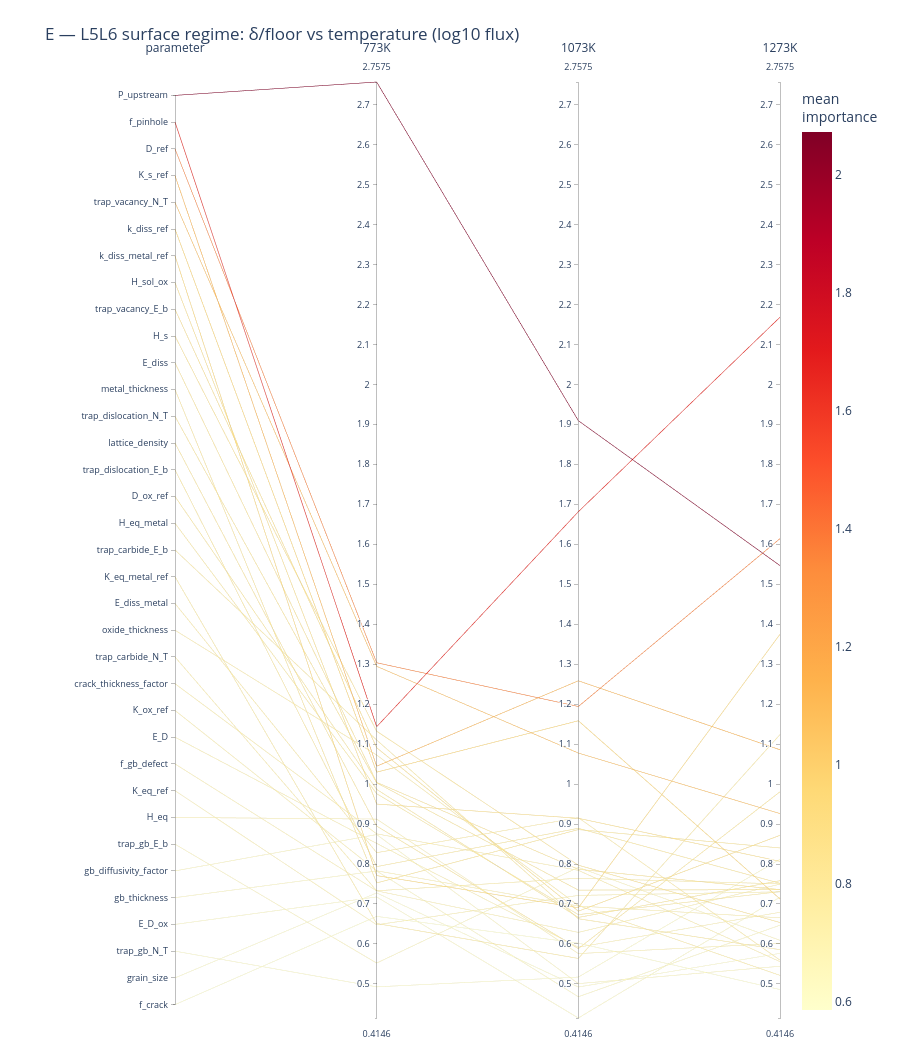
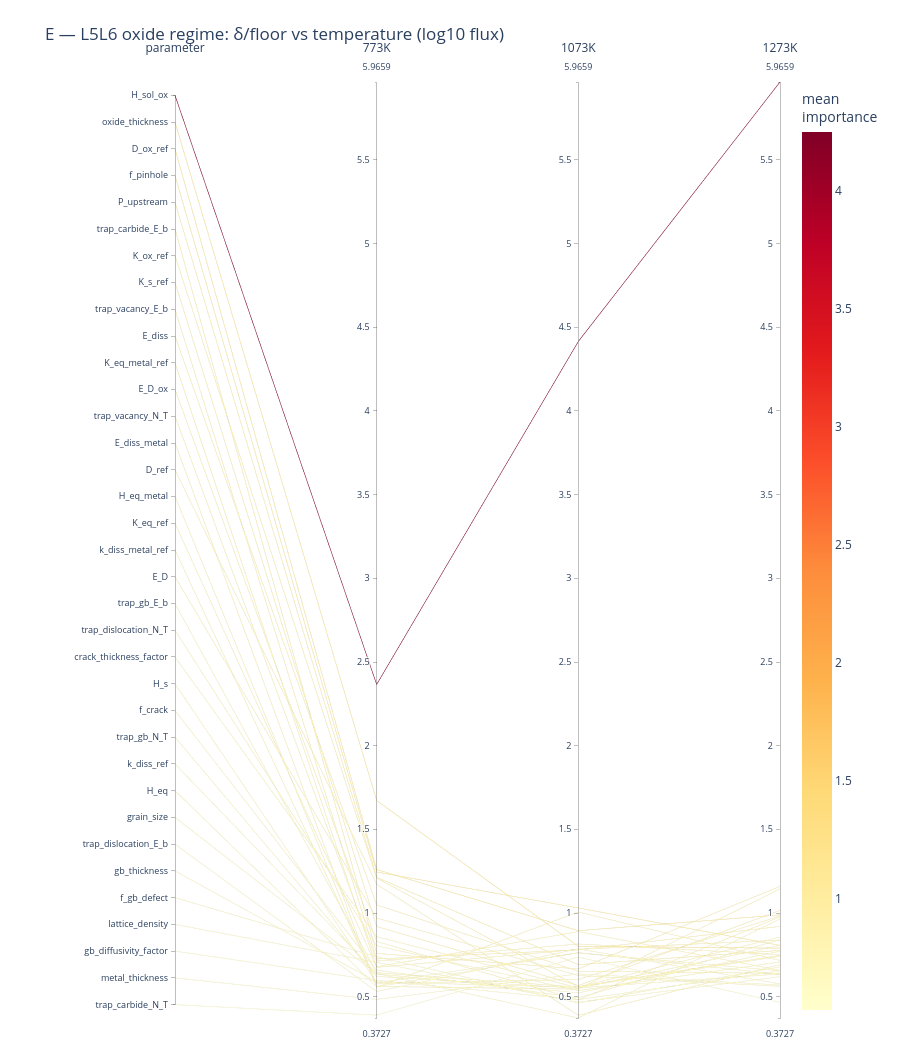

Notebook code cell kept with these figures, in order:
### Markdown cell above
## E — δ/floor shift across temperature

One plot per regime. Each line is a **parameter**; axes are the three temperatures; height =
`delta_over_floor` for log10(flux).

A line rising steeply left to right is a parameter that only becomes resolvable at high
temperature. Lines hugging 1.0 across all three are noise at every temperature.

### Code cell
figsE = {}
for r in REGIMES:
    sub  = routeB[(routeB.metric == 'flux') & (routeB.regime == r)]
    matE = sub.pivot(index='parameter', columns='temperature_K', values='delta_over_floor')
    matE.columns = [f'{int(c)}K' for c in matE.columns]
    matE = matE.reset_index()
    tcols = tuple(f'{int(t)}K' for t in TEMPS)
    figsE[r] = parallel_coordinates_sensitivity(
        matE, regimes=tcols,
        title=f'E — L5L6 {r} regime: δ/floor vs temperature (log10 flux)',
        save_html=os.path.join(FIG_DIR, f'pcp_E_vs_T_{r}.html'))
    best = matE.set_index('parameter')[list(tcols)].max(axis=1).nlargest(3)
    print(f"{r:8s} top-3 by best δ/floor: {best.round(2).to_dict()}")

for r in REGIMES:
    figsE[r].show()

### Figure 1 — Plotly figure (JSON) as saved in the notebook; plotly's stock layout.template omitted (floating-point values rounded to 4 significant figures)
{"data": [{"dimensions": [{"label": "parameter", "range": [-0.5, 34.5], "ticktext": ["P_upstream", "f_pinhole", "D_ref", "K_s_ref", "trap_vacancy_N_T", "k_diss_ref", "k_diss_metal_ref", "H_sol_ox", "trap_vacancy_E_b", "H_s", "E_diss", "metal_thickness", "trap_dislocation_N_T", "lattice_density", "trap_dislocation_E_b", "D_ox_ref", "H_eq_metal", "trap_carbide_E_b", "K_eq_metal_ref", "E_diss_metal", "oxide_thickness", "trap_carbide_N_T", "crack_thickness_factor", "K_ox_ref", "E_D", "f_gb_defect", "K_eq_ref", "H_eq", "trap_gb_E_b", "gb_diffusivity_factor", "gb_thickness", "E_D_ox", "trap_gb_N_T", "grain_size", "f_crack"], "tickvals": [34, 33, 32, 31, 30, 29, 28, 27, 26, 25, 24, 23, 22, 21, 20, 19, 18, 17, 16, 15, 14, 13, 12, 11, 10, 9, 8, 7, 6, 5, 4, 3, 2, 1, 0], "values": [34, 33, 32, 31, 30, 29, 28, 27, 26, 25, 24, 23, 22, 21, 20, 19, 18, 17, 16, 15, 14, 13, 12, 11, 10, 9, 8, 7, 6, 5, 4, 3, 2, 1, 0]}, {"label": "773K", "range": [0.4146, 2.757], "values": [2.757, 1.144, 1.304, 1.045, 1.295, 1.03, 0.771, 0.9501, 1.091, 1.132, 1.004, 0.7527, 1.003, 0.8951, 0.7935, 0.9868, 0.9762, 1.11, 0.6511, 0.8284, 1.073, 0.7331, 0.8755, 0.7831, 0.8516, 0.7329, 0.6479, 0.9125, 0.5521, 0.8737, 0.7825, 0.7177, 0.4926, 0.7277, 0.669]}, {"label": "1073K", "range": [0.4146, 2.757], "values": [1.91, 1.682, 1.194, 1.259, 1.078, 1.159, 0.6905, 0.9145, 0.682, 0.7971, 0.7869, 0.8862, 0.7347, 0.5883, 0.8894, 0.6663, 0.6733, 0.663, 0.5637, 0.916, 0.696, 0.7645, 0.7842, 0.6949, 0.5918, 0.6289, 0.7215, 0.5758, 0.7917, 0.5007, 0.4678, 0.4146, 0.5171, 0.4922, 0.602]}, {"label": "1273K", "range": [0.4146, 2.757], "values": [1.547, 2.169, 1.614, 1.086, 0.9263, 0.7126, 1.375, 0.8068, 0.8718, 0.6535, 0.736, 0.8403, 0.7359, 0.9809, 0.7517, 0.7583, 0.7309, 0.5856, 1.124, 0.5594, 0.5213, 0.7504, 0.5556, 0.6654, 0.6793, 0.7497, 0.7304, 0.6016, 0.6091, 0.5442, 0.647, 0.7169, 0.812, 0.5766, 0.4858]}], "labelangle": 0, "labelfont": {"size": 12}, "labelside": "top", "line": {"color": [2.071, 1.665, 1.371, 1.13, 1.1, 0.9671, 0.9456, 0.8904, 0.8816, 0.861, 0.8424, 0.8264, 0.8246, 0.8214, 0.8116, 0.8038, 0.7935, 0.7863, 0.7796, 0.768, 0.7634, 0.7493, 0.7385, 0.7145, 0.7076, 0.7038, 0.6999, 0.6966, 0.651, 0.6395, 0.6324, 0.6164, 0.6072, 0.5988, 0.5856], "colorbar": {"title": {"text": "mean<br>importance"}}, "colorscale": [[0.0, "rgb(255,255,204)"], [0.125, "rgb(255,237,160)"], [0.25, "rgb(254,217,118)"], [0.375, "rgb(254,178,76)"], [0.5, "rgb(253,141,60)"], [0.625, "rgb(252,78,42)"], [0.75, "rgb(227,26,28)"], [0.875, "rgb(189,0,38)"], [1.0, "rgb(128,0,38)"]], "showscale": true}, "rangefont": {"size": 9}, "tickfont": {"size": 9}, "type": "parcoords"}], "layout": {"font": {"size": 12}, "height": 1060, "margin": {"b": 40, "l": 175, "r": 120, "t": 80}, "title": {"text": "E — L5L6 surface regime: δ/floor vs temperature (log10 flux)"}}}

### Figure 2 — Plotly figure (JSON) as saved in the notebook; plotly's stock layout.template omitted (floating-point values rounded to 4 significant figures)
{"data": [{"dimensions": [{"label": "parameter", "range": [-0.5, 34.5], "ticktext": ["H_sol_ox", "oxide_thickness", "D_ox_ref", "f_pinhole", "P_upstream", "trap_carbide_E_b", "K_ox_ref", "K_s_ref", "trap_vacancy_E_b", "E_diss", "K_eq_metal_ref", "E_D_ox", "trap_vacancy_N_T", "E_diss_metal", "D_ref", "H_eq_metal", "K_eq_ref", "k_diss_metal_ref", "E_D", "trap_gb_E_b", "trap_dislocation_N_T", "crack_thickness_factor", "H_s", "f_crack", "trap_gb_N_T", "k_diss_ref", "H_eq", "grain_size", "trap_dislocation_E_b", "gb_thickness", "f_gb_defect", "lattice_density", "gb_diffusivity_factor", "metal_thickness", "trap_carbide_N_T"], "tickvals": [34, 33, 32, 31, 30, 29, 28, 27, 26, 25, 24, 23, 22, 21, 20, 19, 18, 17, 16, 15, 14, 13, 12, 11, 10, 9, 8, 7, 6, 5, 4, 3, 2, 1, 0], "values": [34, 33, 32, 31, 30, 29, 28, 27, 26, 25, 24, 23, 22, 21, 20, 19, 18, 17, 16, 15, 14, 13, 12, 11, 10, 9, 8, 7, 6, 5, 4, 3, 2, 1, 0]}, {"label": "773K", "range": [0.3727, 5.966], "values": [2.366, 1.672, 1.26, 1.245, 1.213, 0.7587, 1.209, 0.9196, 0.7255, 1.049, 0.6749, 0.83, 0.7126, 0.5562, 1.173, 0.5615, 0.6787, 0.5784, 0.9704, 0.6431, 0.8045, 0.8584, 0.5836, 0.6586, 0.6209, 0.639, 0.559, 0.6358, 0.5306, 0.5878, 0.7384, 0.7052, 0.597, 0.4836, 0.3898]}, {"label": "1073K", "range": [0.3727, 5.966], "values": [4.416, 0.8012, 0.8944, 1.03, 0.6914, 0.6661, 0.5609, 0.5666, 0.7798, 0.6524, 0.7834, 0.481, 0.8148, 1.006, 0.3888, 0.5453, 0.889, 0.6029, 0.6264, 0.5575, 0.5364, 0.5531, 0.7617, 0.4933, 0.5508, 0.3727, 0.7634, 0.5226, 0.7861, 0.5572, 0.4621, 0.4666, 0.4824, 0.6361, 0.7367]}, {"label": "1273K", "range": [0.3727, 5.966], "values": [5.966, 0.79, 0.9887, 0.8064, 0.7764, 1.159, 0.7467, 1.016, 0.92, 0.6396, 0.8378, 0.9775, 0.752, 0.7165, 0.6913, 1.144, 0.6576, 0.9821, 0.5622, 0.856, 0.7073, 0.6356, 0.6545, 0.8412, 0.807, 0.9649, 0.6334, 0.772, 0.5762, 0.7411, 0.6781, 0.6194, 0.6539, 0.5699, 0.466]}], "labelangle": 0, "labelfont": {"size": 12}, "labelside": "top", "line": {"color": [4.249, 1.088, 1.048, 1.027, 0.8936, 0.8613, 0.8388, 0.834, 0.8084, 0.7802, 0.7654, 0.7628, 0.7598, 0.7597, 0.7509, 0.7503, 0.7418, 0.7211, 0.7197, 0.6855, 0.6827, 0.6824, 0.6666, 0.6644, 0.6596, 0.6589, 0.6519, 0.6435, 0.6309, 0.6287, 0.6262, 0.5971, 0.5778, 0.5632, 0.5308], "colorbar": {"title": {"text": "mean<br>importance"}}, "colorscale": [[0.0, "rgb(255,255,204)"], [0.125, "rgb(255,237,160)"], [0.25, "rgb(254,217,118)"], [0.375, "rgb(254,178,76)"], [0.5, "rgb(253,141,60)"], [0.625, "rgb(252,78,42)"], [0.75, "rgb(227,26,28)"], [0.875, "rgb(189,0,38)"], [1.0, "rgb(128,0,38)"]], "showscale": true}, "rangefont": {"size": 9}, "tickfont": {"size": 9}, "type": "parcoords"}], "layout": {"font": {"size": 12}, "height": 1060, "margin": {"b": 40, "l": 175, "r": 120, "t": 80}, "title": {"text": "E — L5L6 oxide regime: δ/floor vs temperature (log10 flux)"}}}
